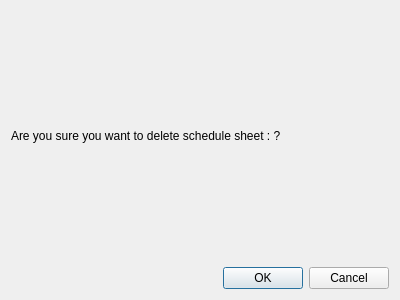
<?xml version="1.0" encoding="UTF-8"?>
<ui version="4.0">
 <class>SchedConfirmDeleteDialog</class>
 <widget class="QDialog" name="SchedConfirmDeleteDialog">
  <property name="geometry">
   <rect>
    <x>0</x>
    <y>0</y>
    <width>400</width>
    <height>300</height>
   </rect>
  </property>
  <property name="windowTitle">
   <string>Dialog</string>
  </property>
  <layout class="QGridLayout" name="gridLayout">
   <item row="0" column="0">
    <widget class="QLabel" name="confirmDeleteLabel">
     <property name="text">
      <string>Are you sure you want to delete schedule sheet : &lt;sched&gt;?</string>
     </property>
    </widget>
   </item>
   <item row="1" column="0">
    <widget class="QDialogButtonBox" name="buttonBox">
     <property name="orientation">
      <enum>Qt::Horizontal</enum>
     </property>
     <property name="standardButtons">
      <set>QDialogButtonBox::Cancel|QDialogButtonBox::Ok</set>
     </property>
    </widget>
   </item>
  </layout>
 </widget>
 <resources/>
 <connections>
  <connection>
   <sender>buttonBox</sender>
   <signal>accepted()</signal>
   <receiver>SchedConfirmDeleteDialog</receiver>
   <slot>accept()</slot>
   <hints>
    <hint type="sourcelabel">
     <x>248</x>
     <y>254</y>
    </hint>
    <hint type="destinationlabel">
     <x>157</x>
     <y>274</y>
    </hint>
   </hints>
  </connection>
  <connection>
   <sender>buttonBox</sender>
   <signal>rejected()</signal>
   <receiver>SchedConfirmDeleteDialog</receiver>
   <slot>reject()</slot>
   <hints>
    <hint type="sourcelabel">
     <x>316</x>
     <y>260</y>
    </hint>
    <hint type="destinationlabel">
     <x>286</x>
     <y>274</y>
    </hint>
   </hints>
  </connection>
 </connections>
</ui>
